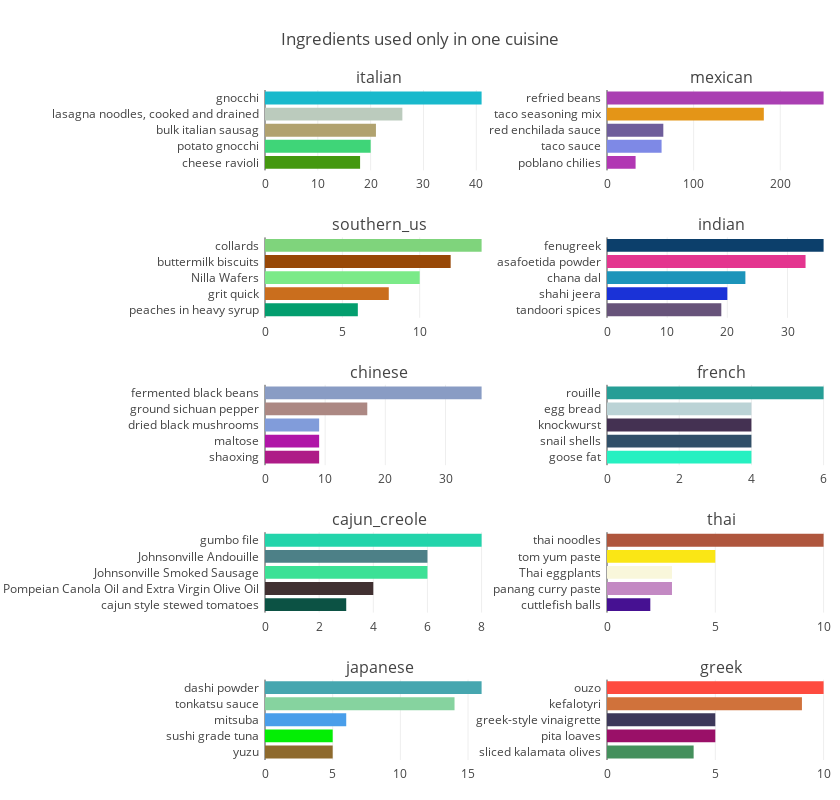

Notebook code for this chart:
### Code cell
# Vizualization of specific ingredients in the first 10 cuisines
labels = [i for i in train_data.cuisine.value_counts().index][0:10]
totalPlot = 10
y = [[item]*2 for item in range(1,10)]
y = list(chain.from_iterable(y))
z = [1,2]*int((totalPlot/2))

fig = tools.make_subplots(rows= 5, cols=2, subplot_titles= labels, specs = [[{}, {}],[{}, {}],[{}, {}],[{}, {}],[{}, {}]],  horizontal_spacing = 0.20)
traces = []
for i,e in enumerate(labels): 
    cuisinespec= cuisine_unique(e, 5, allingredients)
    trace = go.Bar(
            x= cuisinespec['count'].values[::-1],
            y=  cuisinespec['ingredient'].values[::-1],
            orientation = 'h',marker = dict(color = random_colours(5),))
    traces.append(trace)

for t,y,z in zip(traces,y,z):
    fig.append_trace(t, y,z)

    fig['layout'].update(height=800, width=840,
    margin=dict(l=265,r=5,b=40,t=90,pad=5), showlegend=False, title='Ingredients used only in one cuisine')

iplot(fig, filename='horizontal-bar')

### Figure 1 — Plotly figure (JSON) as saved in the notebook; plotly's stock layout.template omitted (floating-point values rounded to 4 significant figures)
{"data": [{"marker": {"color": ["#44980F", "#3FD578", "#B1A26F", "#BBCBBD", "#19B9CC"]}, "orientation": "h", "type": "bar", "uid": "8302c1d2-092b-4a95-a0be-225c184a9316", "x": [18, 20, 21, 26, 41], "xaxis": "x", "y": ["cheese ravioli", "potato gnocchi", "bulk italian sausag", "lasagna noodles, cooked and drained", "gnocchi"], "yaxis": "y"}, {"marker": {"color": ["#B137B3", "#7E89E6", "#6E5D9B", "#E49517", "#AA3FB2"]}, "orientation": "h", "type": "bar", "uid": "0519ba03-31b5-4307-9ea6-c7a1b818b012", "x": [33, 63, 65, 181, 250], "xaxis": "x2", "y": ["poblano chilies", "taco sauce", "red enchilada sauce", "taco seasoning mix", "refried beans"], "yaxis": "y2"}, {"marker": {"color": ["#039E6E", "#CA6E1D", "#7BEA88", "#984807", "#7FD47C"]}, "orientation": "h", "type": "bar", "uid": "923dd801-efa6-43b5-b1af-eaf71fd5c89b", "x": [6, 8, 10, 12, 14], "xaxis": "x3", "y": ["peaches in heavy syrup", "grit quick", "Nilla Wafers", "buttermilk biscuits", "collards"], "yaxis": "y3"}, {"marker": {"color": ["#67537A", "#1A32D7", "#1C94BA", "#E4358F", "#0C3F6B"]}, "orientation": "h", "type": "bar", "uid": "c6aebd3a-ebc2-4c0a-acf6-125985d230b3", "x": [19, 20, 23, 33, 36], "xaxis": "x4", "y": ["tandoori spices", "shahi jeera", "chana dal", "asafoetida powder", "fenugreek"], "yaxis": "y4"}, {"marker": {"color": ["#AE1B87", "#B015A7", "#819CDA", "#AC8883", "#899CC4"]}, "orientation": "h", "type": "bar", "uid": "e596ce72-ce9f-4c1d-baa0-880e03a5d777", "x": [9, 9, 9, 17, 36], "xaxis": "x5", "y": ["shaoxing", "maltose", "dried black mushrooms", "ground sichuan pepper", "fermented black beans"], "yaxis": "y5"}, {"marker": {"color": ["#26F0C1", "#304F68", "#443152", "#BBD3D6", "#269E96"]}, "orientation": "h", "type": "bar", "uid": "c7c72728-0096-4f8f-827a-5ac7002448af", "x": [4, 4, 4, 4, 6], "xaxis": "x6", "y": ["goose fat", "snail shells", "knockwurst", "egg bread", "rouille"], "yaxis": "y6"}, {"marker": {"color": ["#0C5244", "#413031", "#3CE196", "#4D8087", "#23D4AB"]}, "orientation": "h", "type": "bar", "uid": "603aaa3e-7cde-46f2-b87f-2ddbd748829d", "x": [3, 4, 6, 6, 8], "xaxis": "x7", "y": ["cajun style stewed tomatoes", "Pompeian Canola Oil and Extra Virgin Olive Oil", "Johnsonville Smoked Sausage", "Johnsonville Andouille", "gumbo file"], "yaxis": "y7"}, {"marker": {"color": ["#461192", "#C389C3", "#F9F7DB", "#FAE615", "#AF563D"]}, "orientation": "h", "type": "bar", "uid": "cb30c7fb-9d6f-4aa9-91d0-8ab0dd0fa1ef", "x": [2, 3, 3, 5, 10], "xaxis": "x8", "y": ["cuttlefish balls", "panang curry paste", "Thai eggplants", "tom yum paste", "thai noodles"], "yaxis": "y8"}, {"marker": {"color": ["#8E6A2D", "#04EE05", "#499EEA", "#86D39F", "#46A6AF"]}, "orientation": "h", "type": "bar", "uid": "5f54af9e-df79-4439-b0a1-846f6ed15206", "x": [5, 5, 6, 14, 16], "xaxis": "x9", "y": ["yuzu", "sushi grade tuna", "mitsuba", "tonkatsu sauce", "dashi powder"], "yaxis": "y9"}, {"marker": {"color": ["#44905C", "#9A1068", "#3D385A", "#D0723B", "#FE4B3F"]}, "orientation": "h", "type": "bar", "uid": "7b1323ef-cc98-4bfc-b889-959a5d2978f6", "x": [4, 5, 5, 9, 10], "xaxis": "x10", "y": ["sliced kalamata olives", "pita loaves", "greek-style vinaigrette", "kefalotyri", "ouzo"], "yaxis": "y10"}], "layout": {"annotations": [{"font": {"size": 16}, "showarrow": false, "text": "italian", "x": 0.2, "xanchor": "center", "xref": "paper", "y": 1, "yanchor": "bottom", "yref": "paper"}, {"font": {"size": 16}, "showarrow": false, "text": "mexican", "x": 0.8, "xanchor": "center", "xref": "paper", "y": 1, "yanchor": "bottom", "yref": "paper"}, {"font": {"size": 16}, "showarrow": false, "text": "southern_us", "x": 0.2, "xanchor": "center", "xref": "paper", "y": 0.78, "yanchor": "bottom", "yref": "paper"}, {"font": {"size": 16}, "showarrow": false, "text": "indian", "x": 0.8, "xanchor": "center", "xref": "paper", "y": 0.78, "yanchor": "bottom", "yref": "paper"}, {"font": {"size": 16}, "showarrow": false, "text": "chinese", "x": 0.2, "xanchor": "center", "xref": "paper", "y": 0.56, "yanchor": "bottom", "yref": "paper"}, {"font": {"size": 16}, "showarrow": false, "text": "french", "x": 0.8, "xanchor": "center", "xref": "paper", "y": 0.56, "yanchor": "bottom", "yref": "paper"}, {"font": {"size": 16}, "showarrow": false, "text": "cajun_creole", "x": 0.2, "xanchor": "center", "xref": "paper", "y": 0.34, "yanchor": "bottom", "yref": "paper"}, {"font": {"size": 16}, "showarrow": false, "text": "thai", "x": 0.8, "xanchor": "center", "xref": "paper", "y": 0.34, "yanchor": "bottom", "yref": "paper"}, {"font": {"size": 16}, "showarrow": false, "text": "japanese", "x": 0.2, "xanchor": "center", "xref": "paper", "y": 0.12, "yanchor": "bottom", "yref": "paper"}, {"font": {"size": 16}, "showarrow": false, "text": "greek", "x": 0.8, "xanchor": "center", "xref": "paper", "y": 0.12, "yanchor": "bottom", "yref": "paper"}], "height": 800, "margin": {"b": 40, "l": 265, "pad": 5, "r": 5, "t": 90}, "showlegend": false, "title": {"text": "Ingredients used only in one cuisine"}, "width": 840, "xaxis": {"anchor": "y", "domain": [0, 0.4]}, "xaxis10": {"anchor": "y10", "domain": [0.6, 1]}, "xaxis2": {"anchor": "y2", "domain": [0.6, 1]}, "xaxis3": {"anchor": "y3", "domain": [0, 0.4]}, "xaxis4": {"anchor": "y4", "domain": [0.6, 1]}, "xaxis5": {"anchor": "y5", "domain": [0, 0.4]}, "xaxis6": {"anchor": "y6", "domain": [0.6, 1]}, "xaxis7": {"anchor": "y7", "domain": [0, 0.4]}, "xaxis8": {"anchor": "y8", "domain": [0.6, 1]}, "xaxis9": {"anchor": "y9", "domain": [0, 0.4]}, "yaxis": {"anchor": "x", "domain": [0.88, 1]}, "yaxis10": {"anchor": "x10", "domain": [0, 0.12]}, "yaxis2": {"anchor": "x2", "domain": [0.88, 1]}, "yaxis3": {"anchor": "x3", "domain": [0.66, 0.78]}, "yaxis4": {"anchor": "x4", "domain": [0.66, 0.78]}, "yaxis5": {"anchor": "x5", "domain": [0.44, 0.56]}, "yaxis6": {"anchor": "x6", "domain": [0.44, 0.56]}, "yaxis7": {"anchor": "x7", "domain": [0.22, 0.34]}, "yaxis8": {"anchor": "x8", "domain": [0.22, 0.34]}, "yaxis9": {"anchor": "x9", "domain": [0, 0.12]}}}
